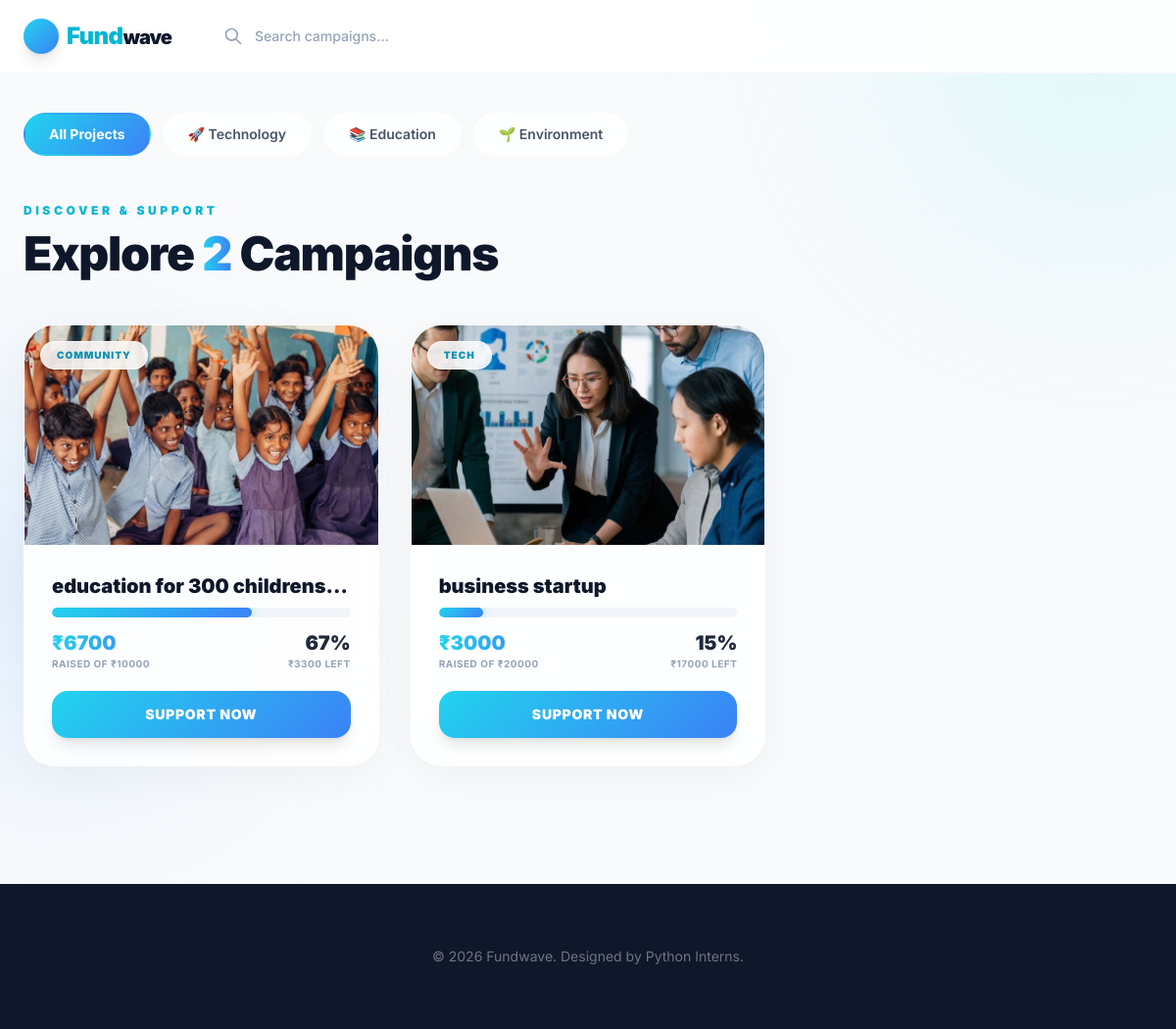
The app's page /explore/, older data.
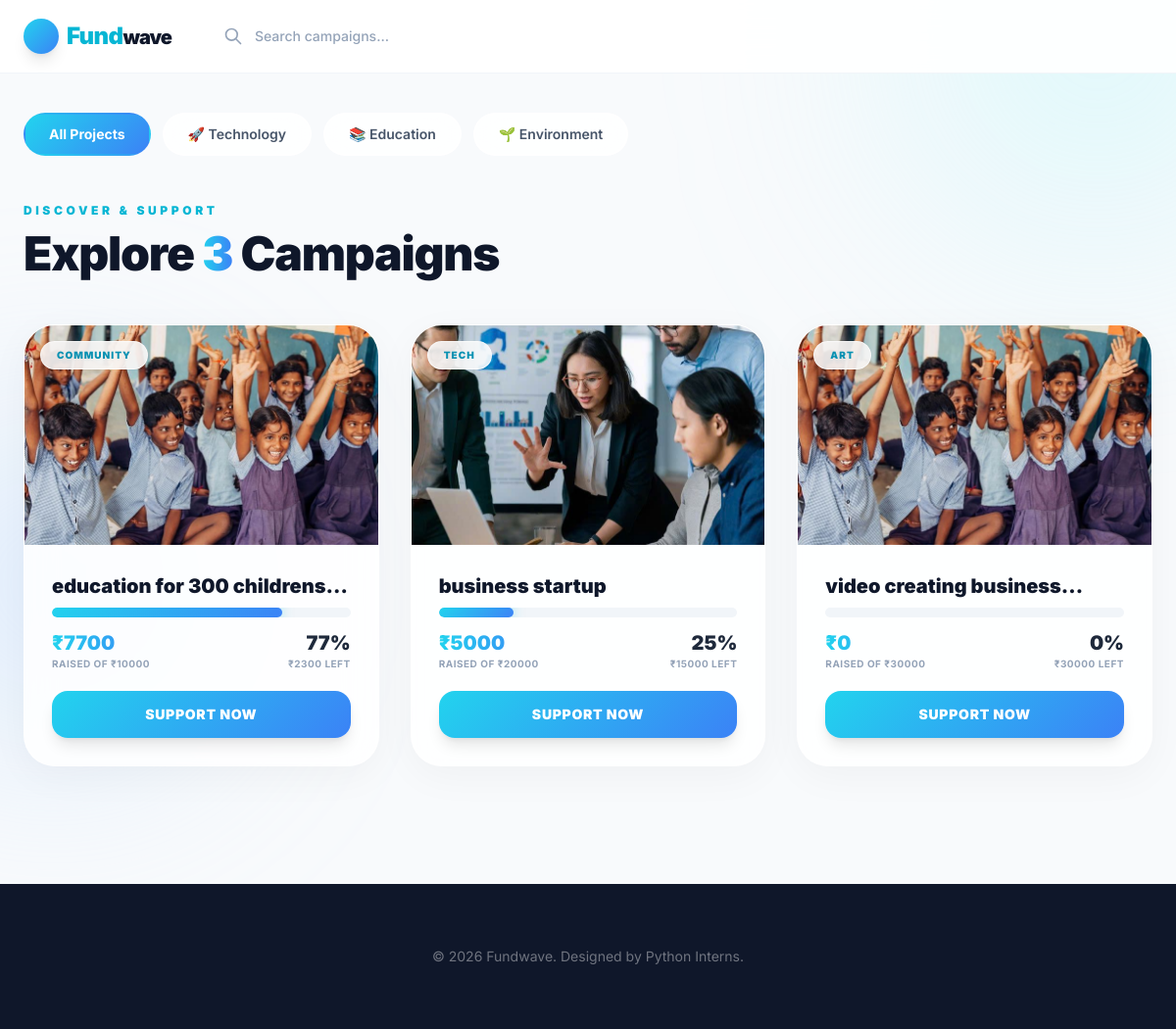
The same page, newer data.
### app/models.py (models this page shows, shortened)
class Campaign(models.Model):
    creator = models.ForeignKey(User, on_delete=models.CASCADE, related_name='campaigns')
    title = models.CharField(max_length=255)
    category = models.CharField(max_length=100)
    goal = models.DecimalField(max_digits=12, decimal_places=2)
    file=models.FileField(upload_to='campaign_files/',null=True,blank=True,default=None)
    description = models.TextField()
    conductor_name = models.CharField(max_length=255)
    conductor_contact = models.CharField(max_length=255, blank=True, null=True)
    conductor_bio = models.TextField(blank=True, null=True)
    razorpay_account_id = models.CharField(max_length=100, blank=True, null=True)
    image = models.ImageField(upload_to='campaign_banners/')
    STATUS_CHOICES = [
        ('pending', 'Pending Approval'),
        ('approved', 'Approved'),
        ('rejected', 'Rejected'),
        ('completed','Completed')
    ]
    status = models.CharField(max_length=20, choices=STATUS_CHOICES, default='pending')
    created_at = models.DateTimeField(auto_now_add=True)
    updated_at = models.DateTimeField(auto_now=True)
    def get_current_total(self):
        result = self.project.filter(is_paid=True).aggregate(total=Sum('cash'))
        return result['total'] or 0

### app/views.py (the view)
# urls.py: path('explore/',views.explore,name="allprojects"),
def explore(request):
    query = request.GET.get('q')
    category_filter = request.GET.get('cat')
    campaigns_qs = Campaign.objects.all().prefetch_related('project')
    if query:
        campaigns_qs = campaigns_qs.filter(
            Q(title__icontains=query) |
            Q(description__icontains=query)
        ).distinct()
    if category_filter:
        campaigns_qs = campaigns_qs.filter(category__iexact=category_filter)
    for campaign in campaigns_qs:
        current_total = campaign.get_current_total()
        goal = campaign.goal
        campaign.current_total_val = current_total
        campaign.balance = max(goal - Decimal(current_total), 0)
        if goal > 0:
            campaign.progress_percent = min((Decimal(current_total) / goal) * 100, 100)
        else:
            campaign.progress_percent = 0
    context = {
        'campains': campaigns_qs,
        'active_category': category_filter,
    }
    return render(request, 'explore.html', context)

### templates/explore.html (shortened to what the changed rows need)
{% load static %}
<!DOCTYPE html>
<html lang="en">
<head>
    <script src="https://cdn.tailwindcss.com"></script>
</head>
<body class="bg-slate-50 text-slate-800 min-h-screen relative overflow-x-hidden font-sans">
    <main class="max-w-7xl mx-auto px-6 py-10">
        <div class="mt-6 mb-12 animate-fade-in-up">
            <h1 class="text-4xl md:text-5xl font-black tracking-tight text-slate-900">
                Explore <span class="gradient-text">{{ campains|length }}</span> Campaigns
            </h1>
        </div>
        <div class="grid grid-cols-1 md:grid-cols-2 lg:grid-cols-3 gap-8">
            {% for campaign in campains %}
            <div class="project-card glass-card rounded-4xl overflow-hidden shadow-card hover:shadow-card-hover flex flex-col animate-fade-in-up">
                <div class="h-56 relative overflow-hidden group">
                    {% if campaign.image %}
                        <img src="{{ campaign.image.url }}" class="w-full h-full object-cover transition-transform duration-700 group-hover:scale-110">
                    {% else %}
                        <div class="w-full h-full bg-slate-200 flex items-center justify-center text-slate-400 font-bold uppercase text-xs">No Image</div>
                    {% endif %}
                    <span class="absolute top-4 left-4 glass-card px-4 py-1.5 rounded-full text-[10px] font-black text-cyan-600 uppercase tracking-widest">
                        {{ campaign.category|default:"General" }}
                    </span>
                </div>
                <div class="p-6 md:p-7 flex flex-col flex-grow">
                    <h3 class="text-xl font-black text-slate-900 mb-2 line-clamp-1 transition-colors">{{ campaign.title }}</h3>
                    <div class="mt-auto space-y-5">
                        <div class="space-y-3">
                            <div class="w-full bg-slate-100 h-2.5 rounded-full overflow-hidden">
                                <div class="gradient-primary h-full progress-bar rounded-full progress-glow"
                                     style="width: {{ campaign.progress_percent }}%"></div>
                            </div>
                            <div class="flex justify-between items-end">
                                <div>
                                    <p class="text-xl font-black gradient-text">₹{{ campaign.current_total_val|floatformat:0 }}</p>
                                    <p class="text-[10px] text-slate-400 uppercase font-bold tracking-wider">Raised of ₹{{ campaign.goal|floatformat:0 }}</p>
                                </div>
                                <div class="text-right">
                                    <p class="text-xl font-black text-slate-800">{{ campaign.progress_percent|floatformat:0 }}%</p>
                                    <p class="text-[10px] text-slate-400 uppercase font-bold tracking-wider">
                                        {% if campaign.balance > 0 %}₹{{ campaign.balance|floatformat:0 }} Left{% else %}Completed{% endif %}
                                    </p>
                                </div>
                            </div>
                        </div>
                        <a href="{% url 'campain' campaign.id %}"
                           class="block w-full text-center py-3.5 {% if campaign.progress_percent >= 100 %}bg-slate-900{% else %}gradient-primary{% endif %} text-white font-black rounded-2xl shadow-lg hover:shadow-xl hover:scale-[1.02] transition-all duration-300 text-sm uppercase tracking-wider">
                           {% if campaign.progress_percent >= 100 %}View Details{% else %}Support Now{% endif %}
                        </a>
                    </div>
                </div>
            </div>
            {% empty %}
            <div class="col-span-full py-20 text-center">
                <h3 class="text-2xl font-black text-slate-800">No Campaigns Found</h3>
                <p class="text-slate-500 mt-2">Try a different search term or browse all categories.</p>
            </div>
            {% endfor %}
        </div>
    </main>
</body>
</html>

Row changes from the older to the newer data that the page shows:
computed for Campaign "COMMUNITY": {{ campaign.progress_percent }} 67.00 → 77.00 (drawn); current_total_val "6700" → "7700"; progress_percent "67" → "77"; balance "3300" → "2300"
computed for Campaign "business startup": {{ campaign.progress_percent }} 15.00 → 25.00 (drawn); current_total_val "3000" → "5000"; progress_percent "15" → "25"; balance "17000" → "15000"
added Campaign: image (picture), category "ART", title "video creating…", current_total_val "0", goal "30000", progress_percent "0", balance "30000", shows "SUPPORT NOW"
Text that changed along with them:
{{ campains|length }}: "2" → "3"
